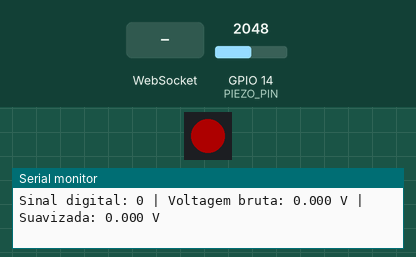
A sketch run on a simulated ESP32. On the bench: 1 RGB LEDs in strip order, left to right, the last lines printed to the serial monitor. The test bench sets the inputs (shaded band); at power-on: GPIO 14 (PIEZO_PIN) = 2048 (analog values on the 0–4095 scale). Dim RGB values are drawn brighter than linear; WiFi joins after 1.5 s; servers stay silent unless stated.

Above: at 2.7 s.
2.8 s: WebSocket text "1" received
At 3.01 s:
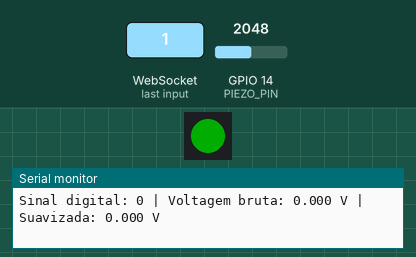
Timing chart, 0 to 11.8 s (numbered marks = the images above; inputs shaded):
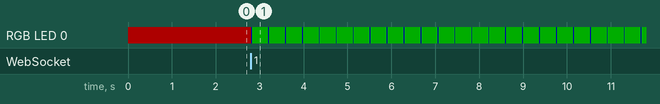

Measured:
- after the input at 2.8 s, RGB LED 0: alternates RGB(0, 50, 0) for 0.37 s and RGB(0, 0, 50) for 0.02 s, starting at once

The sketch:

sensor.ino
```cpp
#include <WiFi.h>
#include <WebSocketsClient.h>
#include <Adafruit_NeoPixel.h>

// ================= CONFIGURAÇÕES =================
// Rede
const char* ssid     = "Desafio Industrial FIETO";
const char* password = "";

// WebSocket
const char* WS_HOST = "aqualy.tanz.dev";
const uint16_t WS_PORT = 443;
const char* WS_PATH = "/ws/piezo/1";

// Piezo
constexpr uint8_t PIEZO_PIN = 14;
constexpr int ADC_MAX = 4095;
constexpr float VREF = 3.3;
constexpr int SAMPLE_INTERVAL = 100;   // mais responsivo

// Processamento correto (sem gambiarras)
constexpr int NUM_SAMPLES = 30;
constexpr float GAIN = 5.0;
constexpr int NOISE_THRESHOLD = 10;    // ruído mínimo real
constexpr float SUAVIZACAO = 0.3; // 0.0 (muito suave) a 1.0 (sem suavização)

// LED
#define LED_PIN 48
#define NUMPIXELS 1
constexpr uint8_t LED_BRIGHTNESS = 50;

Adafruit_NeoPixel pixel(NUMPIXELS, LED_PIN, NEO_GRB + NEO_KHZ800);
WebSocketsClient webSocket;

bool wsConnected = false;
unsigned long lastSampleTime = 0;
int leituraAnterior = 0;
float voltageAnterior = 0.0;

// ================= LED =================
void setLed(uint8_t r, uint8_t g, uint8_t b) {
  pixel.setPixelColor(0, pixel.Color(
    (r * LED_BRIGHTNESS) / 255,
    (g * LED_BRIGHTNESS) / 255,
    (b * LED_BRIGHTNESS) / 255
  ));
  pixel.show();
}

#define LED_DESCONECTADO() setLed(255,0,0)
#define LED_CONECTADO()    setLed(0,255,0)
#define LED_ENVIANDO()     setLed(0,0,255)
#define LED_VARIACAO()     setLed(255,165,0)

// ================= WEBSOCKET =================
void webSocketEvent(WStype_t type, uint8_t * payload, size_t length) {
  switch(type) {
    case WStype_DISCONNECTED:
      wsConnected = false;
      LED_DESCONECTADO();
      break;

    case WStype_CONNECTED:
      wsConnected = true;
      LED_CONECTADO();
      break;

    case WStype_TEXT:
      Serial.printf("Mensagem: %s\n", payload);
      break;

    default:
      break;
  }
}

// ================= LEITURA ADC =================
inline int lerADC() {
  return analogRead(PIEZO_PIN);
}

// ================= PROCESSAMENTO FÍSICAMENTE CORRETO =================
// Mede variação pico-a-pico real do sinal piezo
int processarSinal() {
  int minValue = ADC_MAX;
  int maxValue = 0;

  for(int i = 0; i < NUM_SAMPLES; i++) {
    int leitura = lerADC();
    if (leitura < minValue) minValue = leitura;
    if (leitura > maxValue) maxValue = leitura;
    delayMicroseconds(150);
  }

  // Diferença real de variação do sinal (sem offset artificial)
  int variacao = maxValue - minValue;

  int sinal = variacao * GAIN;

  if (sinal < NOISE_THRESHOLD) return 0;
  if (sinal > 65535) sinal = 65535;

  return sinal;
}

float converterVoltagem(int sinal) {
  return (sinal / GAIN / ADC_MAX) * VREF;
}

// ================= SUAVIZAÇÃO =================
float suavizarLeitura(float novaLeitura) {
  if (voltageAnterior == 0.0) {
    voltageAnterior = novaLeitura;
    return novaLeitura;
  }
  voltageAnterior = (SUAVIZACAO * novaLeitura) + ((1.0 - SUAVIZACAO) * voltageAnterior);
  return voltageAnterior;
}

// ================= ENVIO =================
void enviarDados(int sinal, float voltage) {
  if (!wsConnected) return;

  bool mudou = (sinal != 0 && sinal != leituraAnterior);
  mudou ? LED_VARIACAO() : LED_ENVIANDO();

  String payload = String(voltage, 3);
  webSocket.sendTXT(payload);

  leituraAnterior = sinal;
  delay(20);
  LED_CONECTADO();
}

// ================= SETUP =================
void setup() {
  Serial.begin(115200);
  pinMode(PIEZO_PIN, INPUT);

  analogReadResolution(12);
  analogSetAttenuation(ADC_11db);

  pixel.begin();
  LED_DESCONECTADO();

  WiFi.begin(ssid, password);
  while (WiFi.status() != WL_CONNECTED) delay(500);

  webSocket.beginSSL(WS_HOST, WS_PORT, WS_PATH);
  webSocket.onEvent(webSocketEvent);
  webSocket.setReconnectInterval(5000);
  webSocket.setExtraHeaders("Origin: https://aqualy.tanz.dev");
}

// ================= LOOP =================
void loop() {
  webSocket.loop();

  if (millis() - lastSampleTime >= SAMPLE_INTERVAL) {
    int sinal = processarSinal();
    float tensao = converterVoltagem(sinal);
    float tensaoSuavizada = suavizarLeitura(tensao);

    Serial.print("Sinal digital: ");
    Serial.print(sinal);
    Serial.print(" | Voltagem bruta: ");
    Serial.print(tensao, 3);
    Serial.print(" V | Suavizada: ");
    Serial.print(tensaoSuavizada, 3);
    Serial.println(" V");

    enviarDados(sinal, tensaoSuavizada);
    lastSampleTime = millis();
  }
}
```
